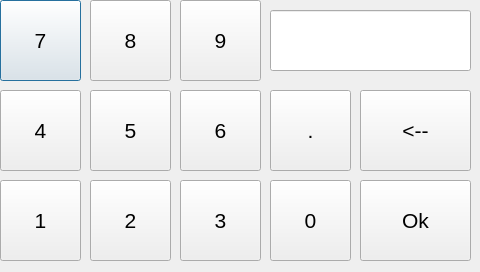
<?xml version="1.0" encoding="UTF-8"?>
<ui version="4.0">
 <class>NumberEdit</class>
 <widget class="QDialog" name="NumberEdit">
  <property name="geometry">
   <rect>
    <x>0</x>
    <y>0</y>
    <width>480</width>
    <height>272</height>
   </rect>
  </property>
  <property name="font">
   <font>
    <pointsize>16</pointsize>
   </font>
  </property>
  <property name="windowTitle">
   <string>Dialog</string>
  </property>
  <widget class="QPushButton" name="Pb_7">
   <property name="geometry">
    <rect>
     <x>0</x>
     <y>0</y>
     <width>81</width>
     <height>81</height>
    </rect>
   </property>
   <property name="text">
    <string>7</string>
   </property>
  </widget>
  <widget class="QPushButton" name="Pb_8">
   <property name="geometry">
    <rect>
     <x>90</x>
     <y>0</y>
     <width>81</width>
     <height>81</height>
    </rect>
   </property>
   <property name="text">
    <string>8</string>
   </property>
  </widget>
  <widget class="QPushButton" name="Pb_9">
   <property name="geometry">
    <rect>
     <x>180</x>
     <y>0</y>
     <width>81</width>
     <height>81</height>
    </rect>
   </property>
   <property name="text">
    <string>9</string>
   </property>
  </widget>
  <widget class="QPushButton" name="Pb_5">
   <property name="geometry">
    <rect>
     <x>90</x>
     <y>90</y>
     <width>81</width>
     <height>81</height>
    </rect>
   </property>
   <property name="text">
    <string>5</string>
   </property>
  </widget>
  <widget class="QPushButton" name="Pb_4">
   <property name="geometry">
    <rect>
     <x>0</x>
     <y>90</y>
     <width>81</width>
     <height>81</height>
    </rect>
   </property>
   <property name="text">
    <string>4</string>
   </property>
  </widget>
  <widget class="QPushButton" name="Pb_6">
   <property name="geometry">
    <rect>
     <x>180</x>
     <y>90</y>
     <width>81</width>
     <height>81</height>
    </rect>
   </property>
   <property name="text">
    <string>6</string>
   </property>
  </widget>
  <widget class="QPushButton" name="Pb_2">
   <property name="geometry">
    <rect>
     <x>90</x>
     <y>180</y>
     <width>81</width>
     <height>81</height>
    </rect>
   </property>
   <property name="text">
    <string>2</string>
   </property>
  </widget>
  <widget class="QPushButton" name="Pb_1">
   <property name="geometry">
    <rect>
     <x>0</x>
     <y>180</y>
     <width>81</width>
     <height>81</height>
    </rect>
   </property>
   <property name="text">
    <string>1</string>
   </property>
  </widget>
  <widget class="QPushButton" name="Pb_3">
   <property name="geometry">
    <rect>
     <x>180</x>
     <y>180</y>
     <width>81</width>
     <height>81</height>
    </rect>
   </property>
   <property name="text">
    <string>3</string>
   </property>
  </widget>
  <widget class="QPushButton" name="Pb_0">
   <property name="geometry">
    <rect>
     <x>270</x>
     <y>180</y>
     <width>81</width>
     <height>81</height>
    </rect>
   </property>
   <property name="text">
    <string>0</string>
   </property>
  </widget>
  <widget class="QLineEdit" name="Le_Value">
   <property name="geometry">
    <rect>
     <x>270</x>
     <y>10</y>
     <width>201</width>
     <height>61</height>
    </rect>
   </property>
  </widget>
  <widget class="QPushButton" name="Pb_Ok">
   <property name="geometry">
    <rect>
     <x>360</x>
     <y>180</y>
     <width>111</width>
     <height>81</height>
    </rect>
   </property>
   <property name="text">
    <string>Ok</string>
   </property>
  </widget>
  <widget class="QPushButton" name="Pb_Back">
   <property name="geometry">
    <rect>
     <x>360</x>
     <y>90</y>
     <width>111</width>
     <height>81</height>
    </rect>
   </property>
   <property name="text">
    <string>&lt;--</string>
   </property>
  </widget>
  <widget class="QPushButton" name="Pb_">
   <property name="geometry">
    <rect>
     <x>270</x>
     <y>90</y>
     <width>81</width>
     <height>81</height>
    </rect>
   </property>
   <property name="text">
    <string>.</string>
   </property>
  </widget>
 </widget>
 <resources/>
 <connections/>
</ui>
